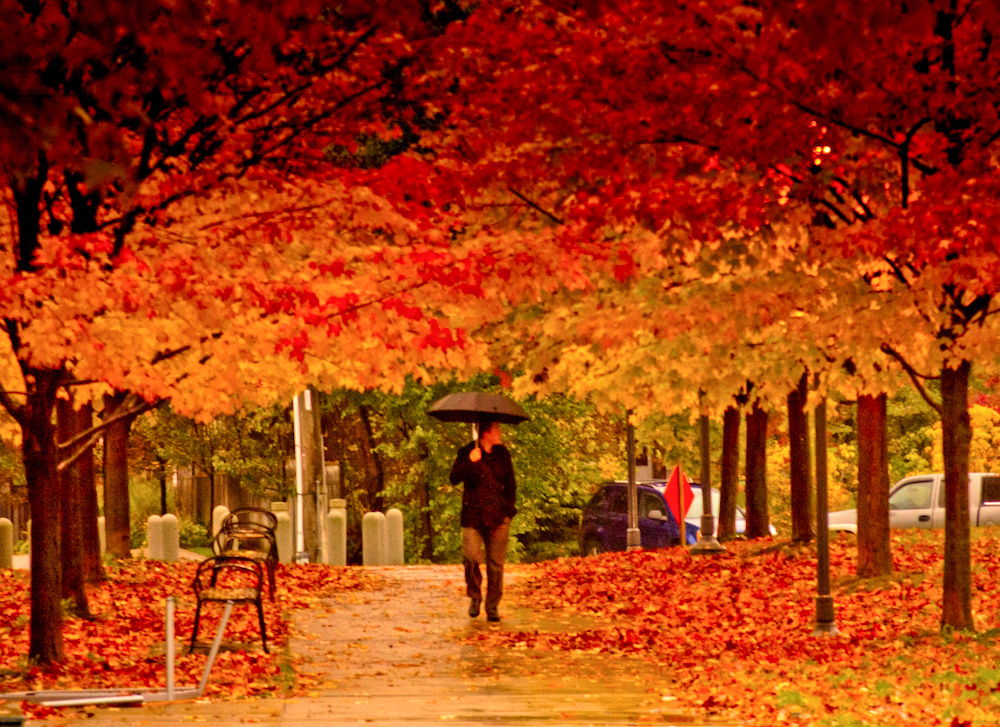
#> input picture CompetitionSTI/Vision/Tutorials/images/autumn.jpg, 1000 x 727 px
$ python center_of_shape.py --image images/autumn.jpg   (older library calls are emulated)
#> lines starting #> are read from the running program, lines starting #| are printed output that depends on the picture; after the words box and inside, x2 and y2 are one past the last pixel; in counts of white or black regions, pixels touching at a corner belong together
# import the necessary packages
import argparse
from pyimagesearch import imutils
import cv2

# construct the argument parse and parse the arguments
ap = argparse.ArgumentParser()
ap.add_argument("-i", "--image", required=True,
	help="path to the input image")
args = vars(ap.parse_args())

# load the image, convert it to grayscale, blur it slightly,
# and threshold it
image = cv2.imread(args["image"])
#> image is the input picture: shape (727, 1000, 3); mean B, G, R 13.8, 60.9, 164.3
gray = cv2.cvtColor(image, cv2.COLOR_BGR2GRAY)
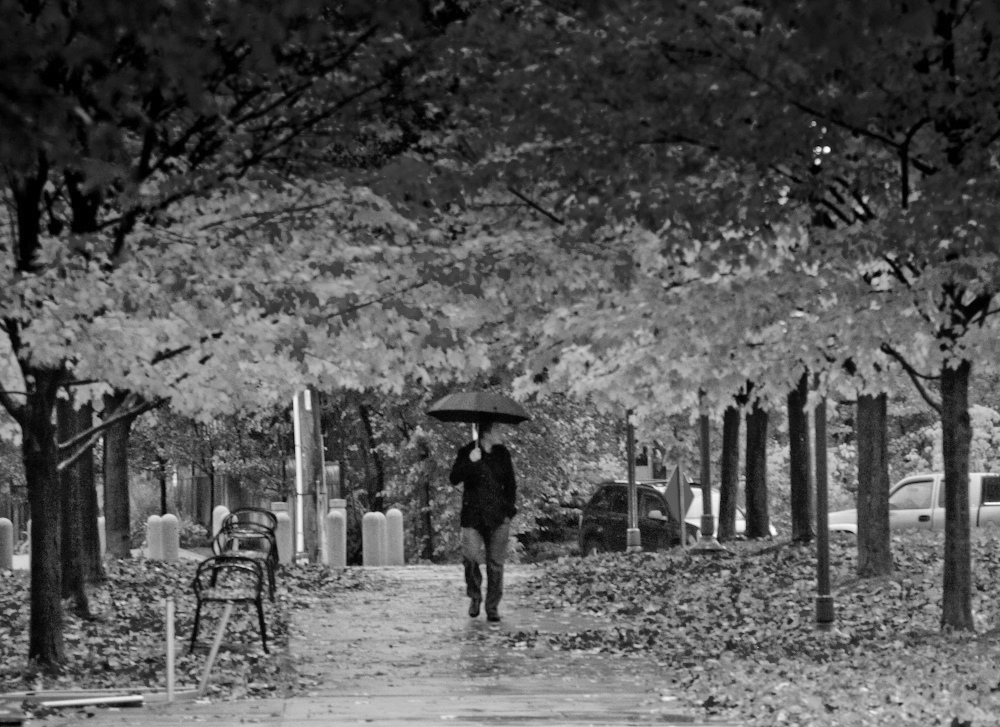
#> gray: shape (727, 1000); min 0, max 254, mean 86.4
blurred = cv2.GaussianBlur(gray, (5, 5), 0)
thresh = cv2.threshold(blurred, 60, 255, cv2.THRESH_BINARY)[1]
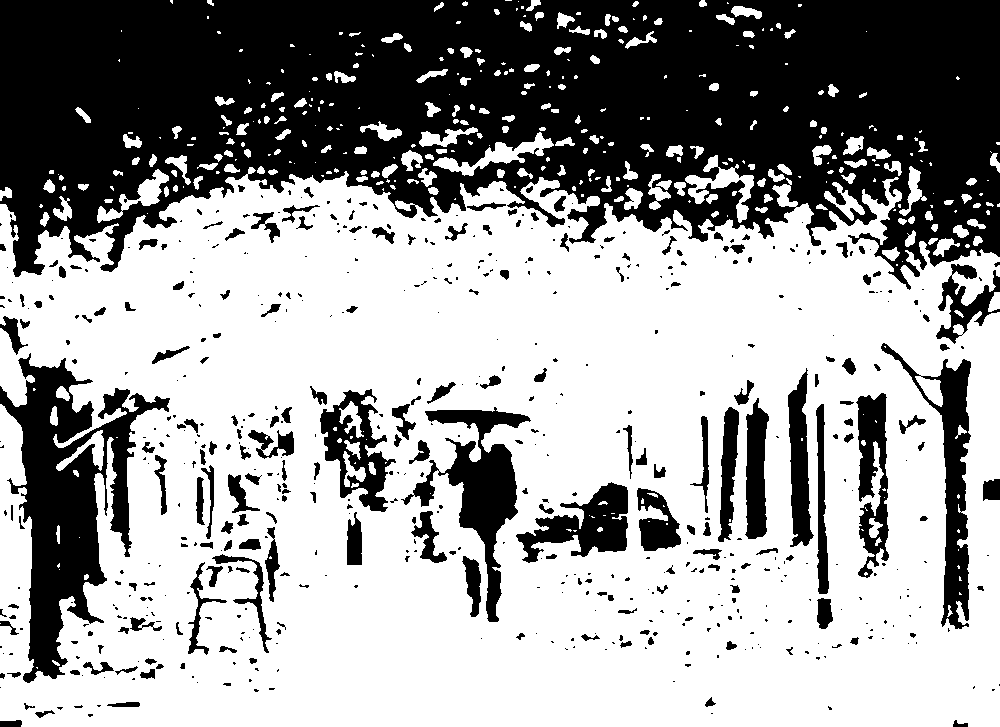
#> thresh: shape (727, 1000); 62% white; 586 black regions (380 under 20 px)

# find contours in the thresholded image
cnts = cv2.findContours(thresh.copy(), cv2.RETR_EXTERNAL,
	cv2.CHAIN_APPROX_SIMPLE)
#> cnts = 347 contours, 194 with area under 20; largest, box (x1, y1, x2, y2) and area: (0, 167, 1000, 727) 481716, (433, 132, 554, 176) 1287, (685, 155, 754, 223) 1230, (97, 169, 169, 223) 922, (56, 430, 104, 471) 536
cnts = cnts[1]# if imutils.is_cv2() else cnts[1]
#> cnts = 347 rows, first 6: [1, -1, -1, -1], [2, 0, -1, -1], [3, 1, -1, -1], [4, 2, -1, -1], [5, 3, -1, -1], [6, 4, -1, -1]

# loop over the contours
for c in cnts:
	# compute the center of the contour
#> (the run stopped early here; a loop or call above may not have finished)

$ run again, on CompetitionSTI/Vision/Tutorials/images/ocean_sunset.jpg
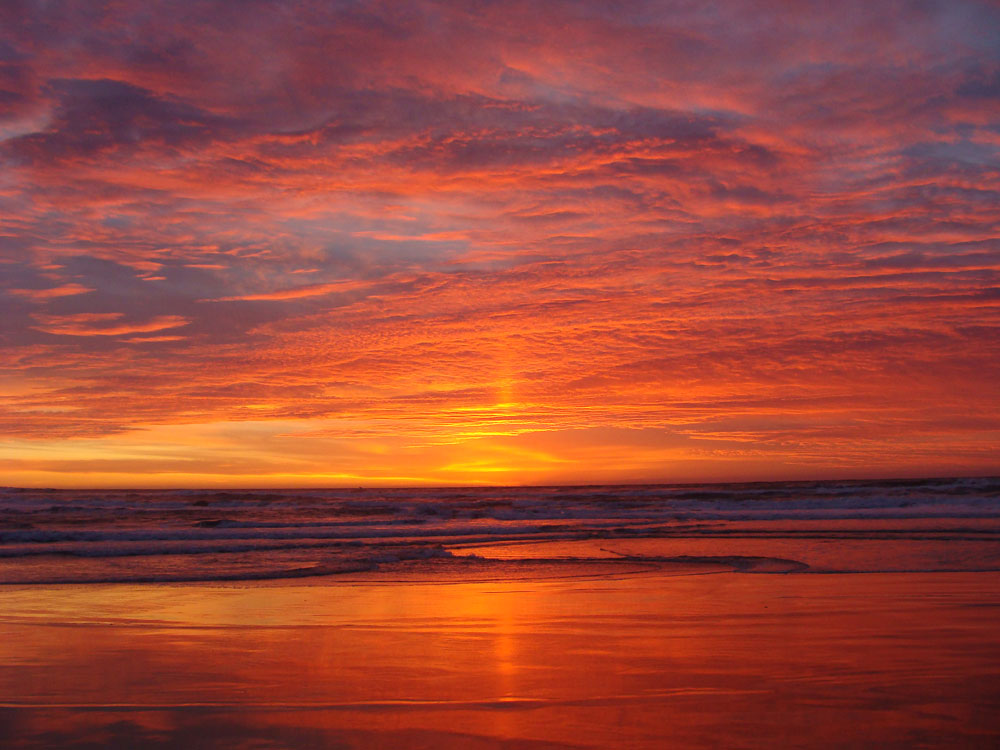
#> input picture CompetitionSTI/Vision/Tutorials/images/ocean_sunset.jpg, 1000 x 750 px
#> image is the input picture: shape (750, 1000, 3); mean B, G, R 57, 70.1, 152.7
#> `gray = cv2.cvtColor(image, cv2.COLOR_BGR2GRAY)`:
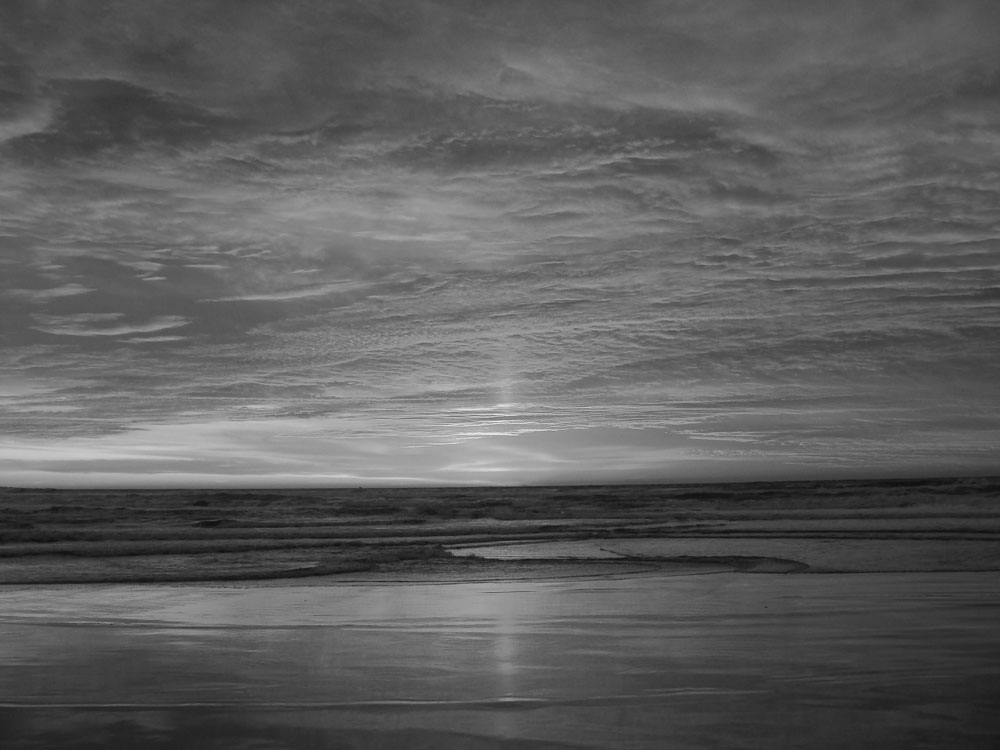
#> gray: shape (750, 1000); min 13, max 233, mean 93.3
#> `thresh = cv2.threshold(blurred, 60, 255, cv2.THRESH_BINARY)[1]`:
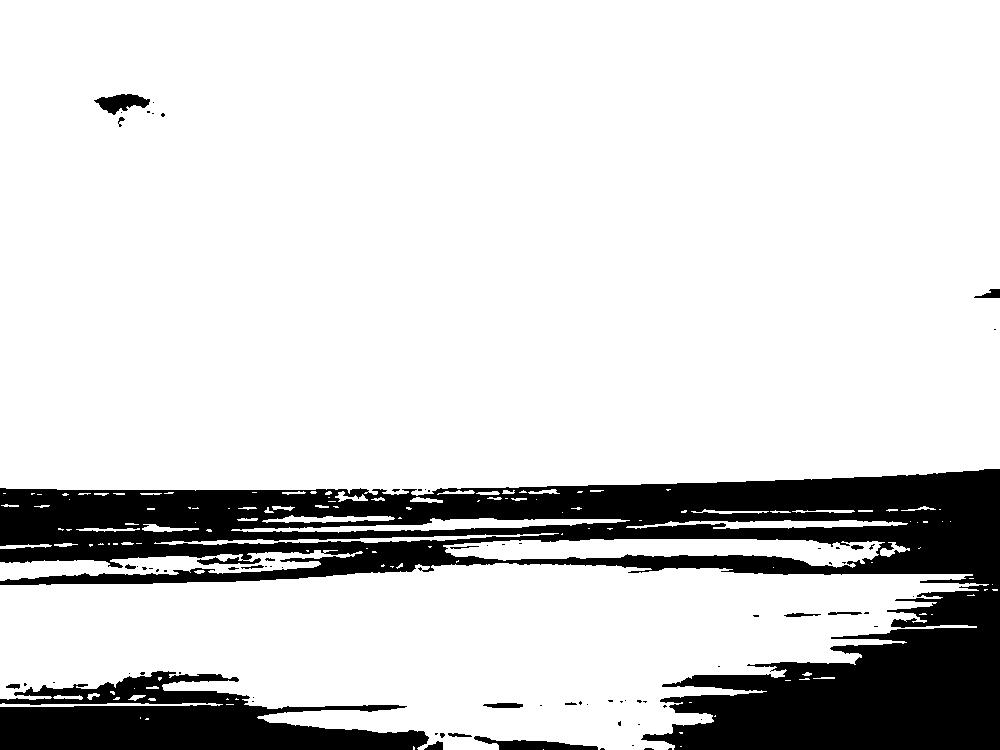
#> thresh: shape (750, 1000); 83.3% white; 75 black regions (56 under 20 px)
#> `cnts = cv2.findContours(thresh.copy(), cv2.RETR_EXTERNAL, cv2.CHAIN_AP..`: cnts = 133 contours, 103 with area under 20; largest, box (x1, y1, x2, y2) and area: (0, 0, 1000, 496) 483534, (0, 563, 989, 750) 117362, (443, 539, 885, 568) 7232, (0, 550, 363, 581) 4614, (231, 518, 630, 533) 1935
#> `cnts = cnts[1]# if imutils.is_cv2() else cnts[1]`: cnts = 133 rows, first 6: [1, -1, -1, -1], [2, 0, -1, -1], [3, 1, -1, -1], [4, 2, -1, -1], [5, 3, -1, -1], [6, 4, -1, -1]
